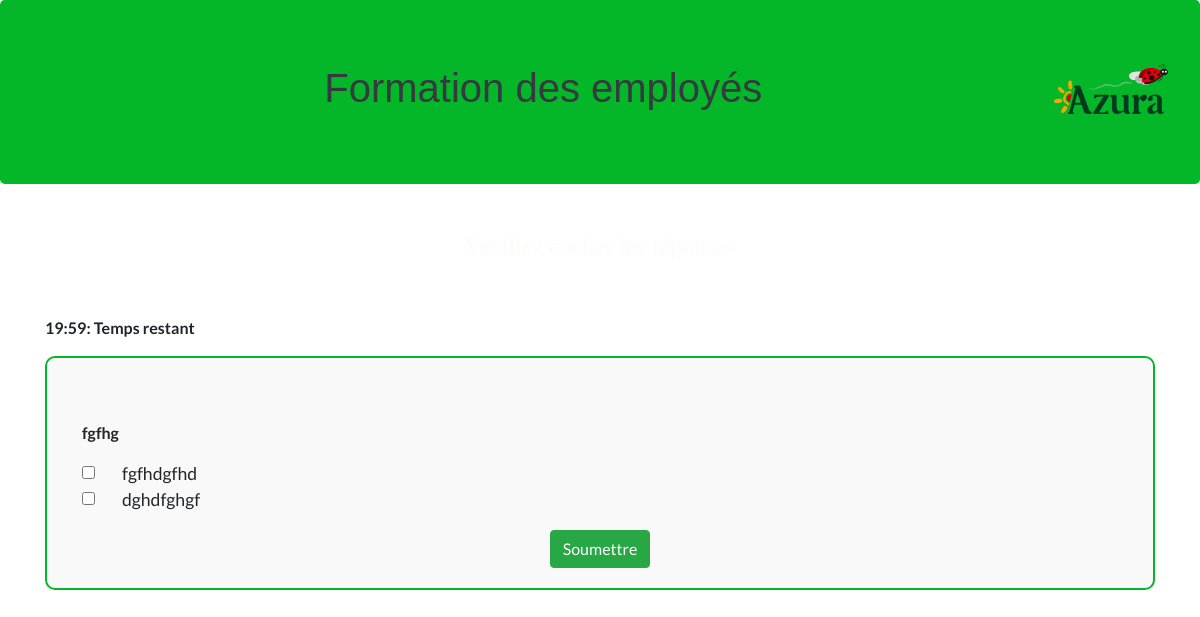
The page /quiz (signed in) on the database its author committed.
### models.py (models this page shows)
class QuestionTranslation(db.Model):
    __tablename__ = 'QuestionTrans'
    id = db.Column(db.Integer, primary_key=True)
    question_id = db.Column(db.Integer, db.ForeignKey('Questions.id'), nullable=False)
    language = db.Column(db.String, nullable=False)
    title = db.Column(db.String, nullable=False)
    question = db.relationship("Question", back_populates="translations")

class OptionTranslation(db.Model):
    __tablename__ = 'OptionTrans'
    id = db.Column(db.Integer, primary_key=True)
    option_id = db.Column(db.Integer, db.ForeignKey('Options.id'), nullable=False)
    language = db.Column(db.String, nullable=False)
    text = db.Column(db.String, nullable=False)
    option = db.relationship("Option", back_populates="translations")

### auth.py (the view)
@auth_bp.route('/quiz')
@user_login_required
def quiz():
    if not user_current_user.is_authenticated:
        return redirect(url_for('auth.login'))  # Redirect to login if not authenticated
    try:
        active_quiz = Quiz.query.filter_by(is_active=True).first()
        if not active_quiz:
            return "No active quiz found.", 404
        attempt = Attempt.query.filter_by(user_id=user_current_user.id, quiz_id=active_quiz.id).first()
        if attempt:
            return redirect(url_for('auth.show_result', status=attempt.status))
        if 'start_time' not in session:
            session['start_time'] = datetime.now(pytz.utc).isoformat()
        csrf_token = str(uuid.uuid4())
        session['csrf_token'] = csrf_token
        quiz = Quiz.query.options(
            db.joinedload(Quiz.questions).joinedload(Question.options)
        ).get_or_404(active_quiz.id)
        language = session.get('language', 'fr')
        print(session.get('language'))
        print(language)
        questions_translations = (
            QuestionTranslation.query.filter(QuestionTranslation.language == language)
            .all()
        )
        options_translations = (
            OptionTranslation.query.filter(OptionTranslation.language == language)
            .all()
        )
        questions_translations_dict = {qt.question_id: qt.title for qt in questions_translations}
        options_translations_dict = {ot.option_id: ot.text for ot in options_translations}
        quiz_data = {
            'id': quiz.id,
            'title': quiz.title,
            'questions': [
                {
                    'id': question.id,
                    'title': questions_translations_dict.get(question.id, question.title),
                    'options': [
                        {
                            'id': option.id,
                            'text': options_translations_dict.get(option.id, option.text),
                            'is_correct': option.is_correct
                        }
                        for option in question.options
                    ]
                }
                for question in quiz.questions
            ]
        }
        print(f"Session Start Time: {session['start_time']}")
        print(f"User ID: {user_current_user.id}")
        template_name = f'quiz_{language}.html'
        response = make_response(render_template(template_name, quiz=quiz_data, start_time=session['start_time'], csrf_token=csrf_token))
        response.headers['Cache-Control'] = 'no-store, no-cache, must-revalidate, max-age=0'
        response.headers['Pragma'] = 'no-cache'
        response.headers['Expires'] = '0'
        return response
    except Exception as e:
        print(f"Error occurred: {e}")
        return "An error occurred while fetching the quiz", 500

### app.py (called while the page is built)
@login_manager.user_loader
def load_user(user_id):
    if user_id.startswith('user_'):
        user_id = user_id.replace('user_', '')
        return User.query.get(int(user_id))
    elif user_id.startswith('admin_'):
        admin_id = user_id.replace('admin_', '')
        return Admin.query.get(int(admin_id))
    return None

@app.before_request
def set_default_language():
    if 'language' not in session:
        session['language'] = 'fr'

### templates/quiz_fr.html (shortened to what this page needs)
<!DOCTYPE html>
<html lang="fr" dir="ltr">
  <head>
    <link
      rel="stylesheet"
      href="https://stackpath.bootstrapcdn.com/bootstrap/4.5.2/css/bootstrap.min.css"
    />
    <link
      rel="stylesheet"
      type="text/css"
      href="{{ url_for('static', filename='style-Quiz.css') }}"
    />
  </head>
  <body>
    <div class="jumbotron text-center">
      <img
        src="{{ url_for('static', filename='logo-azura.svg') }}"
        alt="logo-azura"
        class="float-right"
        id="logo"
      />
      <h1>Formation des employés</h1>
    </div>
    <div class="container mt-5">
      <h4
        style="
          margin-bottom: 5%;
          text-align: center;
          font-family: Tajawal;
          color: snow;
        "
      >
      </h4>
      <p>
        <strong><span id="time">20:00</span>: Temps restant</strong>
      </p>
      <form
        id="quiz-form"
        action="{{ url_for('auth.submit_quiz', quiz_id=quiz.id) }}"
        method="post"
        class="form-container border-form"
        onsubmit="return validateForm()"
      >
        <div class="container" id="questions">
          {% for question in quiz.questions %}
          <div class="mb-3 question-container">
            <p><strong>{{ question.title }}</strong></p>
            {% for option in question.options %}
            <div class="form-check">
              <input
                class="form-check-input"
                type="checkbox"
                name="question_{{ question.id }}"
                value="{{ option.id }}"
              />
              <label class="form-check-label"> {{ option.text }} </label>
            </div>
            {% endfor %}
          </div>
          {% endfor %}
        </div>
        <div class="text-center">
          <button type="submit" id="submit-button" class="btn btn-success">
            Soumettre
          </button>
        </div>
      </form>
    </div>
    <div style="height: 50px"></div>
  </body>
</html>

### static/style-Quiz.css (style rules this page uses)
body { font-family: 'Lato', sans-serif; margin-bottom: 50px; background-image: url('T.svg'); background-attachment: fixed; background-size: cover; background-position: center; }
h1 { color: #343a40; }
.form-check-label { font-size: 1.1em; }
.jumbotron { background-color: #04b728; font-family: 'Gill Sans', 'Gill Sans MT', Calibri, 'Trebuchet MS', sans-serif; }
.form-container { height: 100%; display: flex; flex-direction: column; justify-content: flex-end; }
.border-form { border: 2px solid #04b728; padding: 20px; border-radius: 10px; background-color: #f9f9f9; }
#logo { width: 10%; }
#questions { margin-top: 4%; }

### templates/quiz_fr.html (style rules this page uses)
.text-center { text-align: center; }
.float-right { float: right; }
.form-container label { text-align: left; }
.form-check-label { margin-left: 20px; }
.question-container { display: none; }

### rows shown on the page
QuestionTranslation: title "fgfhg"
OptionTranslation: text "fgfhdgfhd"
OptionTranslation: text "dghdfghgf"
